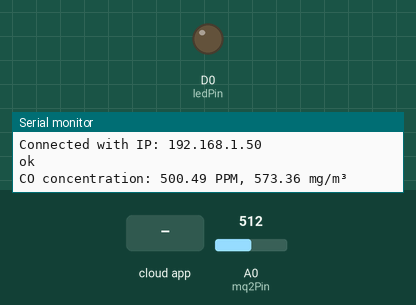
Simulated run of this sketch. Board: ESP8266 (NodeMCU). Parts: output pins drawn as LEDs (lit = HIGH), the last lines printed to the serial monitor. The test bench sets the inputs (shaded band); at power-on: A0 (mq2Pin) = 512. WiFi joins after 1.5 s; servers stay silent unless stated; the Firebase database answers and starts empty.

Above: at 3.2 s.
3.3 s: the phone or cloud app sets turnOffAlarm to 1
At 5.7 s:
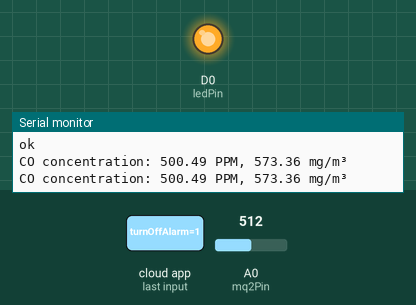
8.3 s: the phone or cloud app sets turnOffAlarm to 0
At 8.9 s:
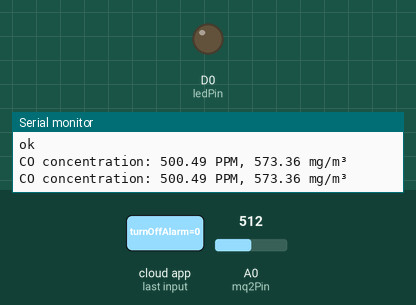
Timing chart, 0 to 11.3 s (numbered marks = the images above; inputs shaded):
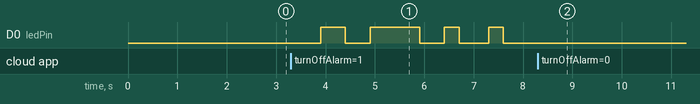

The sketch:

sketch_may30a.ino
```cpp
#include <Arduino.h>
#include <Wire.h>
#if defined(ESP32)
  #include <WiFi.h>
#elif defined(ESP8266)
  #include <ESP8266WiFi.h>
#endif
#include <Firebase_ESP_Client.h>

//Provide the token generation process info.
#include "addons/TokenHelper.h"
#include "addons/RTDBHelper.h"

#define WIFI_SSID "Net_551976"
#define WIFI_PASSWORD "adnan2244adnan2244"

#define API_KEY "AIzaSyAhpbWrHq6x1ngXfyaBWb3335P_aV_RQjw"

#define DATABASE_URL "https://hrusta-c816f-default-rtdb.europe-west1.firebasedatabase.app"

FirebaseData fbdo;
FirebaseAuth auth;
FirebaseConfig config;

bool signupOK = false;

#define mq2Pin A0
#define ledPin D0

float sensorValue = 0;
float maxCO;

bool turnOffAlarm = false;

void setup() {
  Serial.begin(9600);
  pinMode(ledPin, OUTPUT);

   WiFi.begin(WIFI_SSID, WIFI_PASSWORD);
  Serial.print("Connecting to Wi-Fi");
  while (WiFi.status() != WL_CONNECTED){
    Serial.print(".");
    delay(2000);
  }
  Serial.println();
  Serial.print("Connected with IP: ");
  Serial.println(WiFi.localIP());
  Serial.println();

  /* Assign the api key (required) */
  config.api_key = API_KEY;

  /* Assign the RTDB URL (required) */
  config.database_url = DATABASE_URL;

  /* Sign up */
  if (Firebase.signUp(&config, &auth, "", "")){
    Serial.println("ok");
    signupOK = true;
  }
  else{
    Serial.printf("%s\n", config.signer.signupError.message.c_str());
  }

  /* Assign the callback function for the long running token generation task */
  config.token_status_callback = tokenStatusCallback; //see addons/TokenHelper.h

  Firebase.begin(&config, &auth);
  Firebase.reconnectWiFi(true);

}

void loop() {
  if (Firebase.RTDB.getInt(&fbdo, "maxCO"))
  maxCO =  fbdo.floatData();

  if (Firebase.RTDB.getBool(&fbdo, "turnOffAlarm"))
  turnOffAlarm = fbdo.boolData();

  sensorValue = analogRead(mq2Pin);

  float ppm = calculatePPM(sensorValue);
  float mgPerM3 = convertPPMToMgPerM3(ppm, 28.01);

  Serial.print("CO concentration: ");
  Serial.print(ppm);
  Serial.print(" PPM, ");
  Serial.print(mgPerM3);
  Serial.println(" mg/m³");

  Firebase.RTDB.setInt(&fbdo, "gasConcentrationMgPerM3", mgPerM3);


//SOS i Alarm
if(turnOffAlarm)
{
  digitalWrite(ledPin, HIGH);
  delay(500);
  digitalWrite(ledPin, LOW);
  delay(500);
  digitalWrite(ledPin, HIGH);
  delay(500);
  digitalWrite(ledPin, HIGH);
  delay(500);
  digitalWrite(ledPin, LOW);
  delay(500);
  digitalWrite(ledPin, HIGH);
  delay(300);
    digitalWrite(ledPin, LOW);
  delay(300);
    digitalWrite(ledPin, LOW);
  delay(300);
    digitalWrite(ledPin, HIGH);
  delay(300);
    digitalWrite(ledPin, LOW);
  delay(300);
}
  digitalWrite(ledPin, LOW);

  delay(1000);
}
// if(Firebase.RTDB.getBool(&fbdo, "toggleFan/boolean")==1)
// {
// toggle = fbdo.boolData();
// }

float calculatePPM(int sensorValue) {
  return sensorValue * (1000.0 / 1023.0);
}

float convertPPMToMgPerM3(float ppm, float molecularWeight) {
  return ppm * (molecularWeight / 24.45);
}
```

Measured:
- after the input at 3.3 s, D0 (ledPin): LOW → HIGH after 0.60 s, → LOW 0.50 s later, → HIGH 0.50 s later, → LOW 1.0 s later, … (8 changes in this stretch)
- after the input at 8.3 s, D0 (ledPin): stops changing and stays LOW
